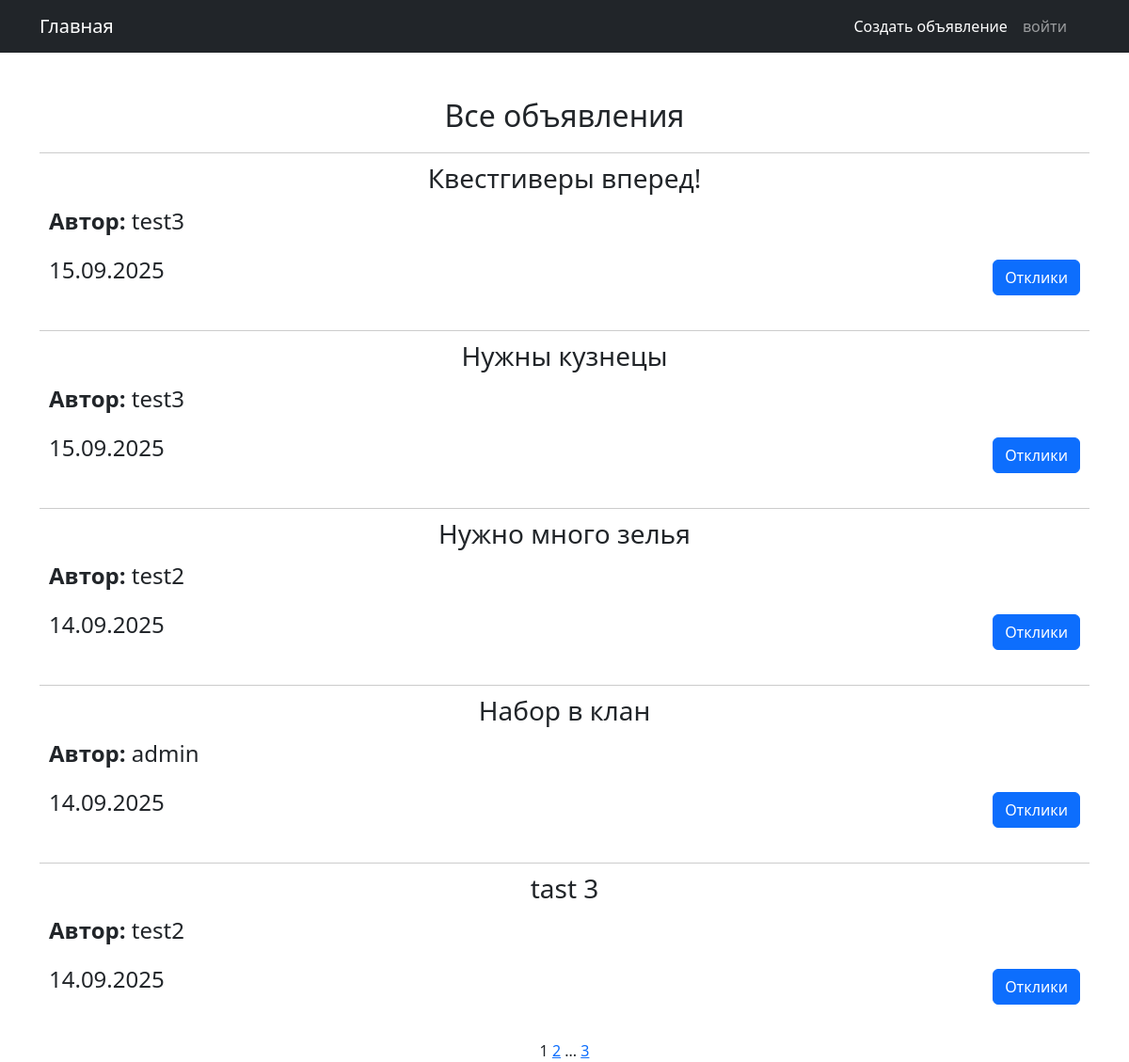
Page /ad/ on the committed database.
### notice/models.py (models this page shows, shortened)
class Ad(models.Model):
    user = models.ForeignKey(User, on_delete=models.CASCADE)
    category = models.ForeignKey(Category, on_delete=models.CASCADE)
    heading = models.CharField(max_length=255, unique=True)
    text = RichTextUploadingField()
    time_in = models.DateTimeField(auto_now_add=True)
    class Meta:
        verbose_name = 'Объявление'
        verbose_name_plural = 'Объявления'

### notice/views.py (the view)
# urls.py: path('', Adlist.as_view(), name='ad_list'),
class Adlist(ListView):
    ordering = '-time_in'
    model = Ad
    context_object_name = 'ads'
    template_name = 'ad/ad_list.html'
    paginate_by = 5

### templates/ad/ad_list.html (shortened to what this page needs)
{% extends 'flatpages/default.html' %}
{% block content %}
<div style="margin-bottom: 20px;">
    <h2>Все объявления</h2>
</div>
{% for ad in ads %}
<div style="border-top: 1px solid #ccc; padding: 10px; margin-bottom: 20px;">
    <h3 style="margin-bottom: 10px;">{{ad.heading}}</h3>
    <div style="display: flex; align-items: flex-start;">
        <div style="flex: 1; margin-right: 10px;">
            <div style="display: flex; flex-direction: column; align-items: flex-start;">
                <p style="font-size: 1.5em;"><strong>Автор:</strong> {{ad.user}}</p>
            </div>
        </div>
        <div style="flex: 3;">
        </div>
    </div>
    <div style="display: flex; justify-content: space-between; align-items: center;">
        <p style="font-size: 1.5em;">{{ad.time_in|date:"d.m.Y"}}</p>
        <div>
            <a href="{% url 'ad_detail' pk=ad.id %}" class="btn btn-primary">Отклики</a>
        </div>
    </div>
</div>
{% empty %}
<p>Объявлений пока нет.</p>
{% endfor %}
{{ page_obj.number }}
{% if page_obj.has_next %}
   <a href="?page={{ page_obj.next_page_number }}">{{ page_obj.next_page_number }}</a>
   {% if paginator.num_pages != page_obj.next_page_number %}
       ...
       <a href="?page={{ page_obj.paginator.num_pages }}">{{ page_obj.paginator.num_pages }}</a>
   {% endif %}
{% endif %}
{% endblock content %}

### rows in the picture
Ad: heading "Квестгиверы вперед!", user "test3", time_in "15.09.2025"
Ad: heading "Нужны кузнецы", user "test3", time_in "15.09.2025"
Ad: heading "Нужно много зелья", user "test2", time_in "14.09.2025"
Ad: heading "Набор в клан", user "admin", time_in "14.09.2025"
Ad: heading "tast 3", user "test2", time_in "14.09.2025"

### other values in the picture
{{ page_obj.number }} "1"
{{ page_obj.next_page_number }} "2"
{{ page_obj.paginator.num_pages }} "3"
